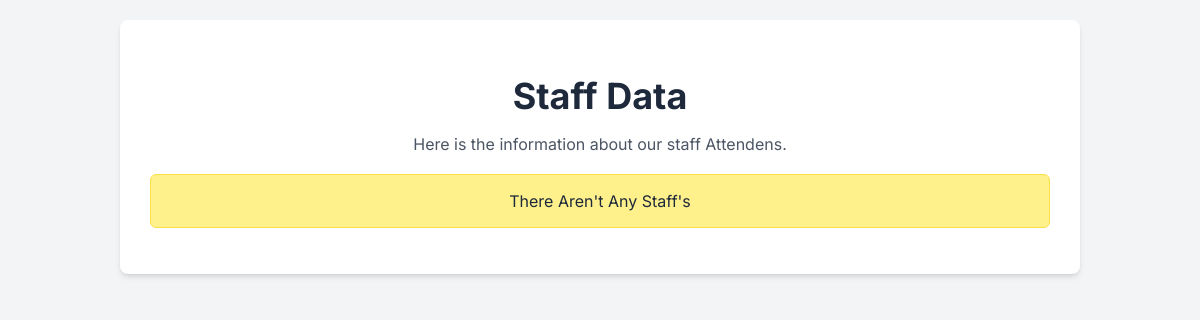
Page /view_attendance/ (signed in) on the earlier database version.
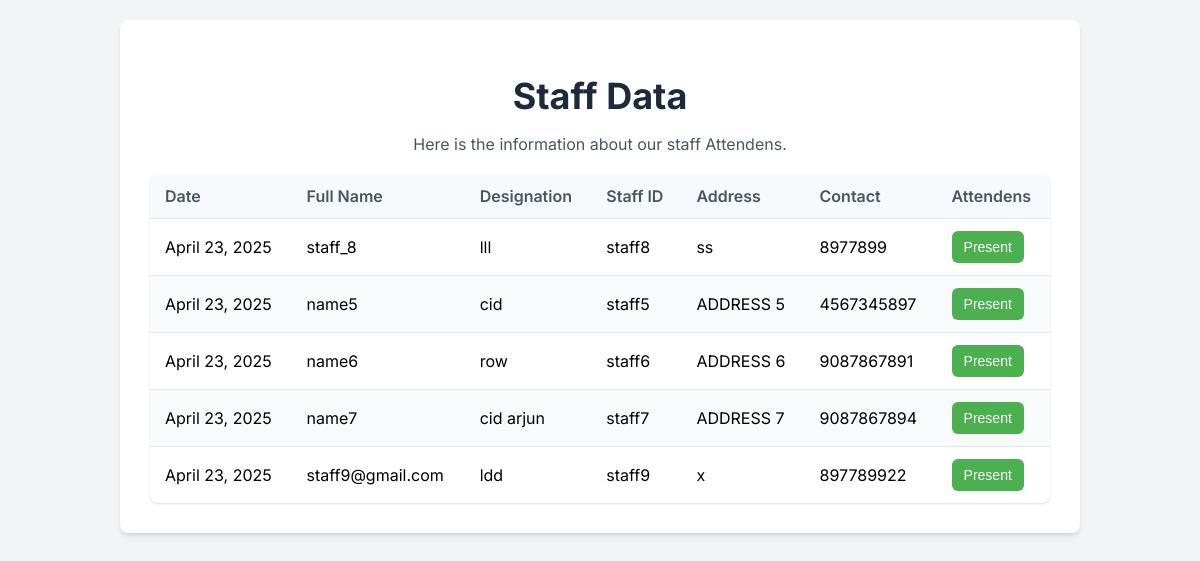
Same page on the later database version.
### app_mini/models.py (models this page shows)
class Attendance(models.Model):
    att = models.CharField(max_length=10)
    date = models.DateField(auto_now_add=True)
    staff = models.ForeignKey(staff, on_delete=models.SET_NULL, null=True)
    station = models.ForeignKey(police_station_registration, on_delete=models.SET_NULL, null=True)

class staff(models.Model):
    staff_id = models.CharField(max_length=50, primary_key=True)
    login_id = models.ForeignKey(login, on_delete=models.CASCADE, null=True, blank=True)
    full_name = models.CharField(max_length=100)
    address = models.CharField(max_length=100)
    contact = models.CharField(max_length=50)
    designation = models.CharField(max_length=50)
    gender = models.CharField(max_length=20)
    date_of_birth = models.CharField(max_length=20)
    station = models.ForeignKey(police_station_registration, on_delete=models.SET_NULL, null=True)

### app_mini/views.py (the view)
# urls.py: path('view_attendance/', views.view_attendance, name='view_attendance'),
def view_attendance(request):
    station_login_id = request.session.get('station_id')
    station_login_ins = get_object_or_404(login_table, id = station_login_id)
    station = get_object_or_404(police_station_registration, login_id = station_login_ins)
    att_ins = Attendance.objects.filter(station = station)
    return render(request, 'police_station/view_attendance.html', {'staff_data':att_ins})

### app_mini/templates/police_station/view_attendance.html (shortened to what this page needs)
<!DOCTYPE html>
<html lang="en">
<head>
</head>
<body class="bg-gray-100 font-sans">
    <div class="staff-container">
        <header class="staff-header">
            <h1>Staff Data</h1>
            <p>Here is the information about our staff Attendens.</p>
        </header>
        <main>
            <div class="staff-list">
                {% if staff_data %}
                <table class="staff-table">
                    <thead>
                        <tr>
                            <th>Date</th>
                            <th>Full Name</th>
                            <th>Designation</th>
                            <th>Staff ID</th>
                            <th>Address</th>
                            <th>Contact</th>
                            <th>Attendens</th>
                        </tr>
                    </thead>
                    <tbody>
                        {% for staff in staff_data %}
                        <tr>
                            <td>{{ staff.date }}</td>
                            <td>{{ staff.staff.full_name }}</td>
                            <td>{{ staff.staff.designation }}</td>
                            <td>{{ staff.staff_id }}</td>
                            <td>{{ staff.staff.address }}</td>
                            <td>{{ staff.staff.contact }}</td>
                            <td>
                                {% if staff.att == "present"  %}
                                <button>Present</button>
                                {% else %}
                                <button style="background: red;">Absent</button>
                                {% endif %}
                            </td>
                        </tr>
                        {% endfor %}
                    </tbody>
                </table>
                {% else %}
                <p class="no-staff-message">There Aren't Any Staff's</p>
                {% endif %}
            </div>
        </main>
    </div>
</body>
</html>

### app_mini/templates/police_station/view_attendance.html (style rules this page uses)
body { font-family: 'Inter', sans-serif; background-color: #f3f4f6; margin: 0; padding: 20px; }
.staff-container { max-width: 900px; margin: 0 auto; background-color: #ffffff; padding: 30px; border-radius: 0.5rem; box-shadow: 0 4px 6px -1px rgba(0, 0, 0, 0.1), 0 2px 4px -2px rgba(0, 0, 0, 0.1); }
.staff-header { text-align: center; margin-bottom: 20px; }
.staff-header h1 { font-size: 2.25rem; font-weight: 700; color: #1e293b; margin-bottom: 10px; }
.staff-header p { color: #4b5563; font-size: 1rem; }
.staff-table { width: 100%; border-collapse: collapse; margin-top: 20px; box-shadow: 0 1px 3px 0 rgba(0, 0, 0, 0.1), 0 1px 2px -1px rgba(0, 0, 0, 0.1); border-radius: 0.5rem; overflow: hidden; }
.staff-table th, .staff-table td { padding: 12px 15px; text-align: left; border-bottom: 1px solid #e5e7eb; }
.staff-table th { background-color: #f7fafc; font-weight: 600; color: #4b5563; }
.staff-table tr:nth-child(even) { background-color: #f9fafb; }
.staff-table tr:last-child td { border-bottom: none; }
.staff-table button { background-color: #4CAF50; border: none; color: white; padding: 8px 12px; text-align: center; text-decoration: none; display: inline-block; font-size: 14px; border-radius: 0.375rem; cursor: pointer; margin-right: 5px; }

Differences in the rows shown:
added Attendance: date "April 23, 2025", staff.full_name "staff_8", staff.designation "lll", staff_id "staff8", staff.address "ss", staff.contact "8977899", att "Present"
added Attendance: date "April 23, 2025", staff.full_name "name5", staff.designation "cid", staff_id "staff5", staff.address "ADDRESS 5", staff.contact "4567345897", att "Present"
added Attendance: date "April 23, 2025", staff.full_name "name6", staff.designation "row", staff_id "staff6", staff.address "ADDRESS 6", staff.contact "9087867891", att "Present"
added Attendance: date "April 23, 2025", staff.full_name "name7", staff.designation "cid arjun", staff_id "staff7", staff.address "ADDRESS 7", staff.contact "9087867894", att "Present"
added Attendance: date "April 23, 2025", staff.full_name "staff9@gmail.com", staff.designation "ldd", staff_id "staff9", staff.address "x", staff.contact "897789922", att "Present"
Other differences:
text no longer shown: "There Aren't Any Staff's"
text now shown: "Date Full Name Designation Staff ID Address Contact Attendens"
